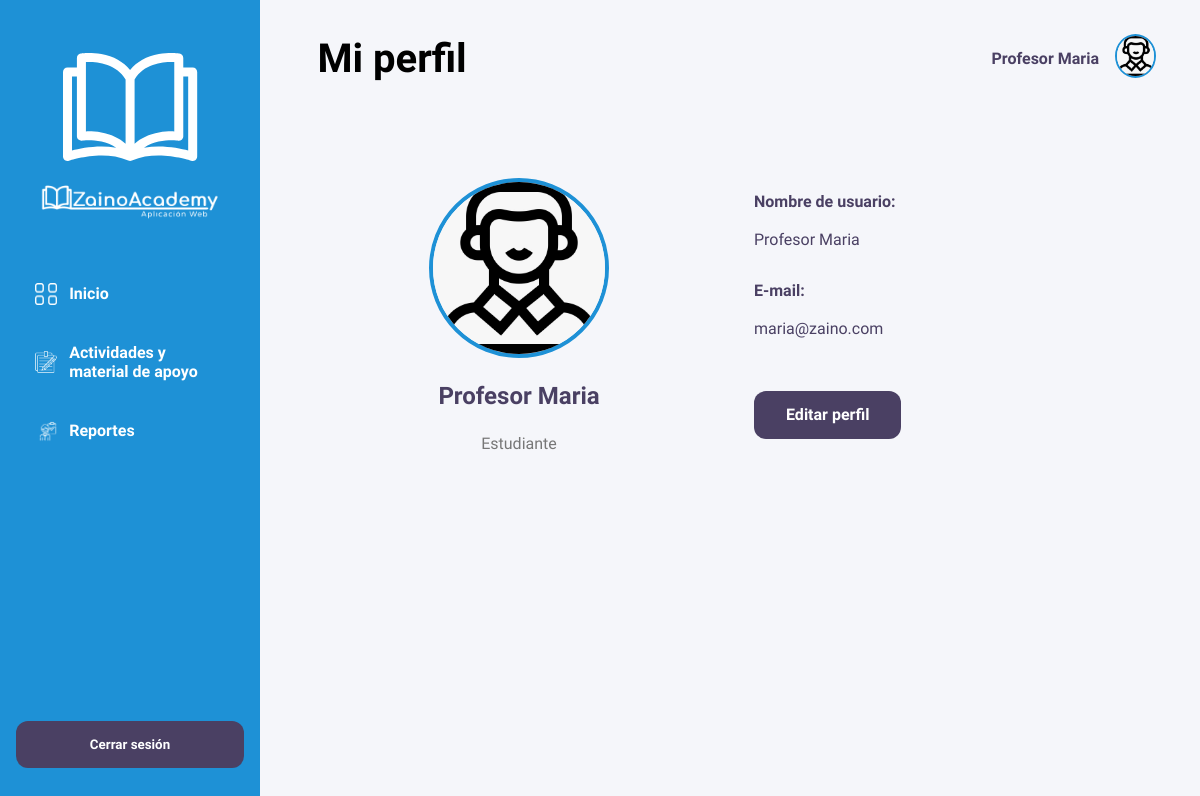
The app's page /perfil/ (signed in), older data.
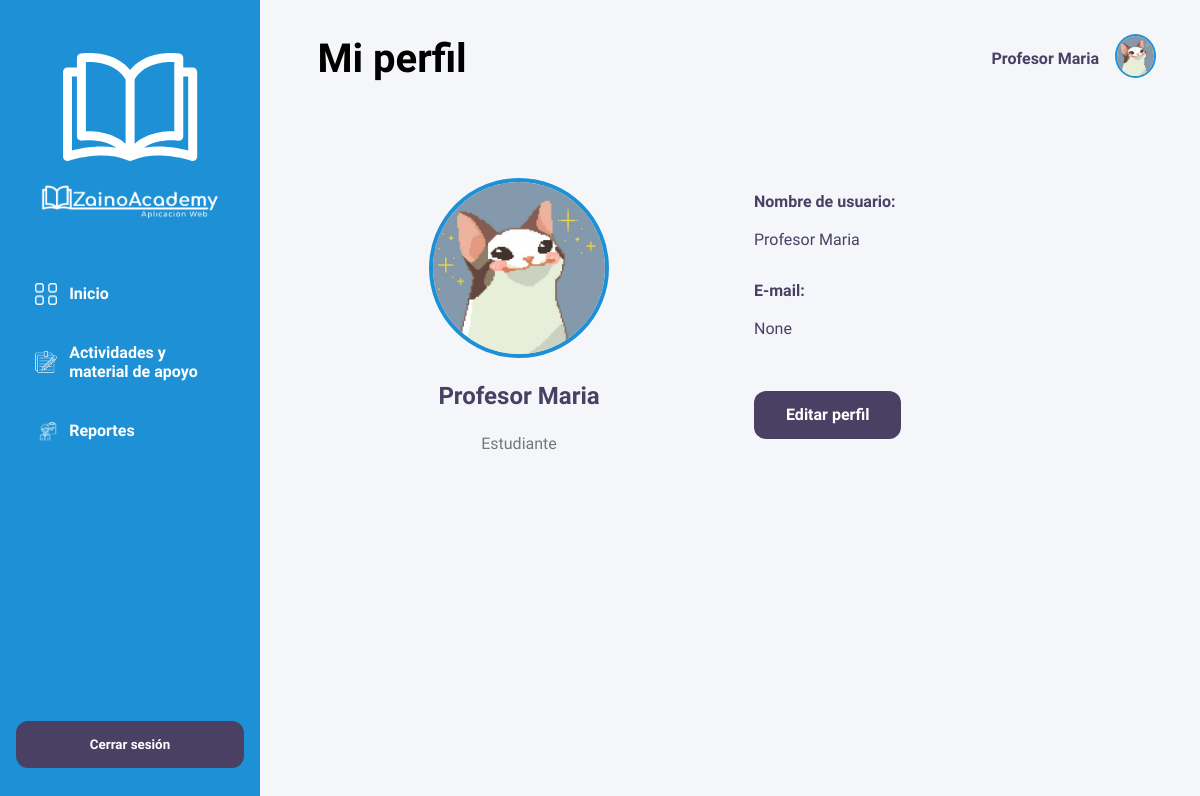
The same page, newer data.
### zainoAcademy_app/models.py (models this page shows, shortened)
class Usuario(models.Model):
    Us_id = models.AutoField(primary_key=True)
    Us_nombre = models.CharField(max_length=30)
    Us_contraseña = models.CharField(max_length=30)
    fecha_registro = models.DateField(auto_now_add=True)
    documento = models.CharField(max_length=30)
    GENERO_CHOICES = [
        ('masculino', 'Masculino'),
        ('femenino', 'Femenino'),
        ('otro', 'Otro'),
        ('prefiero_no_decir', 'Prefiero no decir'),
    ]
    genero = models.CharField(
        max_length=30,
        choices=GENERO_CHOICES,
        blank=False
    )
    correo = models.EmailField(unique=True, null=True, blank=True)
    foto_perfil_usuario = models.ImageField(upload_to='fotos_perfil/', null=True, blank=True)
    TipoUsuario = models.ForeignKey(TipoUsuario, on_delete=models.CASCADE)
    class Meta:
        db_table = 'usuario'

### zainoAcademy_app/views.py (the view)
# urls.py: path('perfil/', views.ver_perfil_estudiantes, name='ver_perfil_estudiantes'),
def ver_perfil_estudiantes(request):
    usuario = get_usuario_from_session(request)
    return render(request, 'estudiantes/ver_perfil_estudiantes.html', {'usuario': usuario})

### zainoAcademy_app/context_processors.py (called while the page is built)
def usuario_context(request):
    usuario = None
    try:
        usuario = get_usuario_from_session(request)
    except:
        pass
    return {"usuario": usuario}

### zainoAcademy_app/views.py (called while the page is built)
def get_usuario_from_session(request):
    usuario_id = request.session.get('usuario_id')
    if usuario_id:
        try:
            return Usuario.objects.get(Us_id=usuario_id)
        except Usuario.DoesNotExist:
            return None
    return None

### zainoAcademy_app/templates/estudiantes/ver_perfil_estudiantes.html
{% extends "estudiantes/base.html" %}
{% load static %}
{% block extra_css %}
<link rel="stylesheet" href="{% static 'css/estudiantes/ver_perfil_estudiantes.css' %}">
{% endblock %}
{% block page_title %}Mi perfil{% endblock %}
{% block mockUp %}
<section class="view-profile">
    <div class="profile-container">
        <div class="left-column">
        <div class="profile-pic">
            {% if usuario.foto_perfil_usuario %}
                <img src="{{ usuario.foto_perfil_usuario.url }}" alt="Foto de perfil">
            {% else %}
                <img src="{% static 'images/acudientes/perfil.png' %}" alt="Foto de perfil">
            {% endif %}
        </div>
            <p class="profile-name">{{ usuario.Us_nombre }}</p>
            <p class="profile-role">Estudiante</p>
        </div>
        <div class="right-column">
            <div class="profile-info">
                <p><strong>Nombre de usuario:</strong><br><br> {{ usuario.Us_nombre }}</p><br>
                <p><strong>E-mail:</strong><br><br> {{ usuario.correo }}</p>
            </div>
            <a href="{% url 'editar_perfil_estudiantes' %}">
                <button class="edit-btn">Editar perfil</button>
            </a>
        </div>
    </div>
</section>
{% endblock %}

### zainoAcademy_app/templates/estudiantes/base.html (shortened to what this page needs)
<!DOCTYPE html>
{% load static %}
<html lang="es">
<head>
    <link rel="stylesheet" href="{% static 'css/estudiantes/dashboard_estudiantes.css' %}">
    {% block extra_css %}{% endblock %}
</head>
<body class="dashboard-page">
    <aside class="sidebar">
        <div class="logo">
            <a href="{% url 'dashboard_estudiantes' %}">
                <img src="{% static 'images/acudientes/Favicon.png' %}" alt="Logo Libro"/>
                <img src="{% static 'images/acudientes/LogoNormal-removebg-preview.png' %}" alt="Logo Zaino Academy" />
            </a>
        </div>
        <nav>
            <ul class="nav-list">
                <li>
                <a href="{% url 'dashboard_estudiantes' %}"
                    class="nav-item {% if request.resolver_match.url_name == 'dashboard_estudiantes' %}active{% endif %}">
                    <img src="{% static 'images/acudientes/inicio.png' %}" class="nav-icon" alt="Inicio"> Inicio
                </a>
                </li>
                <li>
                <a href="{% url 'consultar_periodos' %}"
                class="nav-item {% if request.resolver_match.url_name in 'consultar_periodos,actividades_estudiantes,materiales_apoyo_estudiantes,materias_estudiantes,subir_actividad_estudiante' %}active{% endif %}">
                <img src="{% static 'images/acudientes/actividades.png' %}" class="nav-icon" alt="Actividades"> Actividades y material de apoyo
                </a>
                </li>
                <li>
                    <a href="{% url 'consultar_reportes' %}"
                    class="nav-item {% if request.resolver_match.url_name in 'consultar_reportes,reportes_estudiantes_descargar,reporte_academico_pdf' %}active{% endif %}">
                        <img src="{% static 'images/acudientes/asistencia.png' %}" class="nav-icon" alt="Reportes"> Reportes
                    </a>
                </li>
            </ul>
        </nav>
        <div class="logout-container">
            <form method="POST" action="{% url 'login' %}">
                <button type="button" class="logout-btn" onclick="openModal()">Cerrar sesión</button>
            </form>
        </div>
    </aside>
    <main class="main-content">
        <header class="page-header">
            <div class="header-container">
                <h1 class="page-title">{% block page_title %}{% endblock %}</h1>
                <div class="header-icons">
                    <span class="user-name">{{ usuario.Us_nombre }}</span>
                    <a href="{% url 'ver_perfil_estudiantes' %}">
                        {% if usuario.foto_perfil_usuario %}
                            <img src="{{ usuario.foto_perfil_usuario.url }}" class="user-avatar" alt="Perfil">
                        {% else %}
                            <img src="{% static 'images/acudientes/perfil.png' %}" class="user-avatar" alt="Perfil">
                        {% endif %}
                    </a>
                </div>
            </div>
        </header>
            {% block mockUp %}
            {% endblock %}
        </main>

Row changes from the older to the newer data that the page shows:
changed Usuario "Profesor Maria": foto_perfil_usuario: picture added; correo "maria@zaino.com" → "None"
